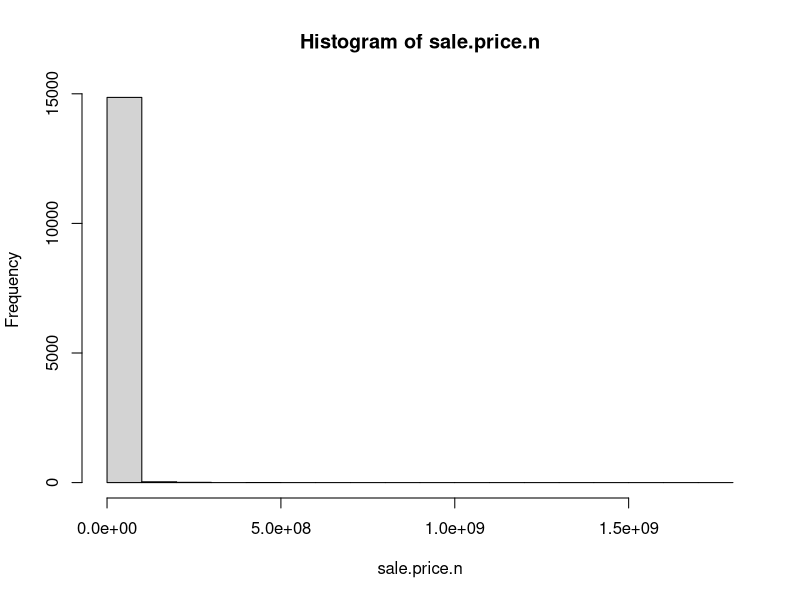
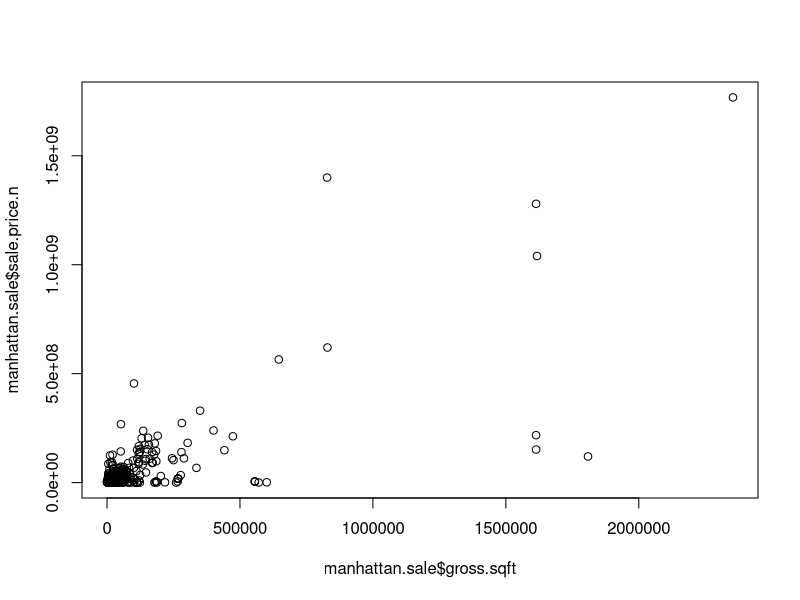
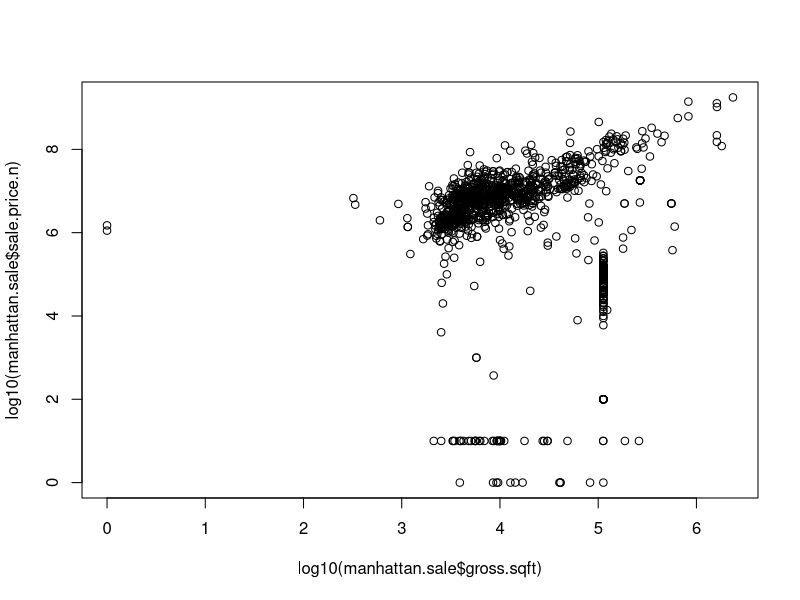
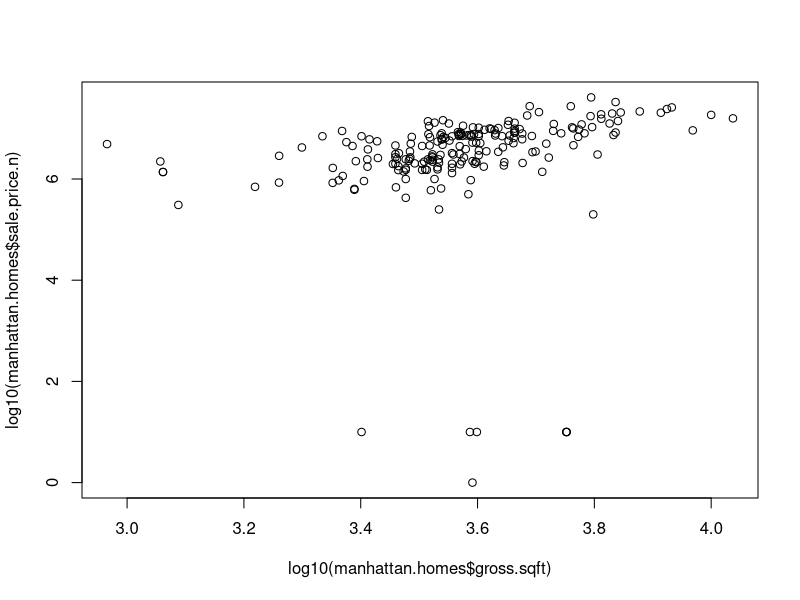
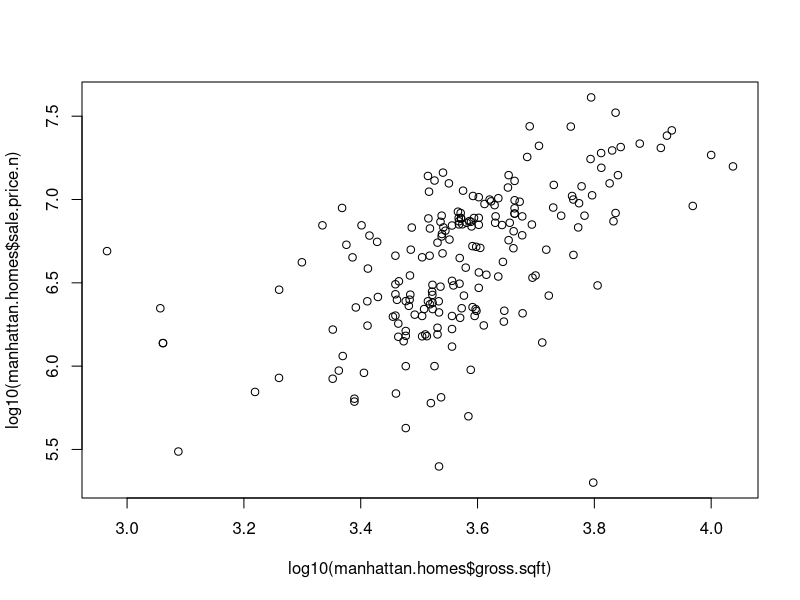

The R source for these figures, in order:
## ---- chunk 1
knitr::opts_chunk$set(echo = TRUE)
## ---- chunk 2
###plyr library loaded
library(plyr)
### manhattan data read
manhattan <- read.csv("../data/rollingsales_manhattan.csv",skip=4,header=TRUE)
## Check the data
head(manhattan)
summary(manhattan)
str(manhattan)

## clean/format the data with regular expressions
manhattan$SALE.PRICE.N <- as.numeric(gsub("[^[:digit:]]","", manhattan$SALE.PRICE))
##count NA values for sale prices in manhattan
count(is.na(manhattan$SALE.PRICE.N))
##lowercase names in manhattan
names(manhattan) <- tolower(names(manhattan)) 
## Get rid of leading digits
manhattan$gross.sqft <- as.numeric(gsub("[^[:digit:]]","", manhattan$gross.square.feet))
manhattan$land.sqft <- as.numeric(gsub("[^[:digit:]]","", manhattan$land.square.feet))
manhattan$year.built <- as.numeric(as.character(manhattan$year.built))

## do a bit of exploration to make sure there's not anything
## weird going on with sale prices
attach(manhattan)
hist(sale.price.n) 
detach(manhattan)
## ---- chunk 3

## keep only the actual sales where price is not equal to 0
manhattan.sale <- manhattan[manhattan$sale.price.n!=0,]

## Plot gross square ft vs. sale price for manhattan
plot(manhattan.sale$gross.sqft,manhattan.sale$sale.price.n)

## ---- chunk 4
## Plot gross square ft vs. sale price for manhattan with log 10 transform
plot(log10(manhattan.sale$gross.sqft),log10(manhattan.sale$sale.price.n))
## ---- chunk 5

##Filter out family homes from rest of manhattan data
manhattan.homes <- manhattan.sale[which(grepl("FAMILY",manhattan.sale$building.class.category)),]
## take dimension of this new data frame
dim(manhattan.homes)

## plot log 10 transform of family homes gross square ft vs. sale price
plot(log10(manhattan.homes$gross.sqft),log10(manhattan.homes$sale.price.n))
summary(manhattan.homes[which(manhattan.homes$sale.price.n<100000),])
## ---- chunk 6
#outliers when log 10 transform is less than or equal to 5
manhattan.homes$outliers <- (log10(manhattan.homes$sale.price.n) <=5) + 0
#filter out outliers
manhattan.homes <- manhattan.homes[which(manhattan.homes$outliers==0),]

#plot data without outliers
plot(log10(manhattan.homes$gross.sqft),log10(manhattan.homes$sale.price.n))
